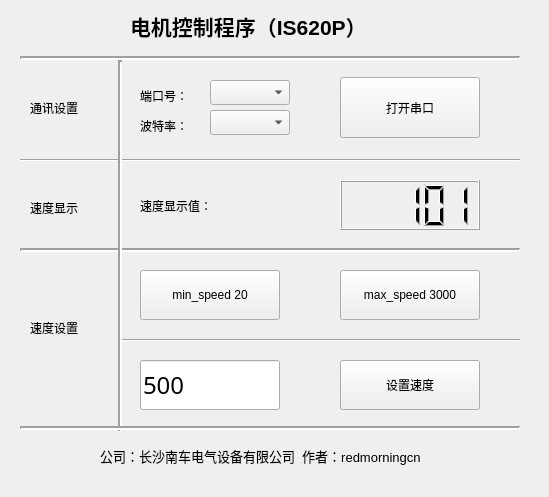
<?xml version="1.0" encoding="UTF-8"?>
<ui version="4.0">
 <class>Form</class>
 <widget class="QWidget" name="Form">
  <property name="enabled">
   <bool>true</bool>
  </property>
  <property name="geometry">
   <rect>
    <x>0</x>
    <y>0</y>
    <width>549</width>
    <height>497</height>
   </rect>
  </property>
  <property name="minimumSize">
   <size>
    <width>20</width>
    <height>20</height>
   </size>
  </property>
  <property name="focusPolicy">
   <enum>Qt::NoFocus</enum>
  </property>
  <property name="acceptDrops">
   <bool>true</bool>
  </property>
  <widget class="QComboBox" name="cb_com">
   <property name="geometry">
    <rect>
     <x>210</x>
     <y>110</y>
     <width>80</width>
     <height>25</height>
    </rect>
   </property>
  </widget>
  <widget class="QComboBox" name="cb_bund">
   <property name="geometry">
    <rect>
     <x>210</x>
     <y>80</y>
     <width>80</width>
     <height>25</height>
    </rect>
   </property>
  </widget>
  <widget class="QPushButton" name="bt_max">
   <property name="geometry">
    <rect>
     <x>340</x>
     <y>270</y>
     <width>140</width>
     <height>50</height>
    </rect>
   </property>
   <property name="text">
    <string>max_speed 3000</string>
   </property>
  </widget>
  <widget class="QPushButton" name="bt_min">
   <property name="geometry">
    <rect>
     <x>140</x>
     <y>270</y>
     <width>140</width>
     <height>50</height>
    </rect>
   </property>
   <property name="text">
    <string>min_speed 20</string>
   </property>
  </widget>
  <widget class="QLineEdit" name="le_speed">
   <property name="geometry">
    <rect>
     <x>140</x>
     <y>360</y>
     <width>140</width>
     <height>50</height>
    </rect>
   </property>
   <property name="minimumSize">
    <size>
     <width>100</width>
     <height>0</height>
    </size>
   </property>
   <property name="font">
    <font>
     <family>DigifaceWide</family>
     <pointsize>18</pointsize>
    </font>
   </property>
   <property name="text">
    <string>500</string>
   </property>
   <property name="maxLength">
    <number>3276</number>
   </property>
   <property name="dragEnabled">
    <bool>false</bool>
   </property>
  </widget>
  <widget class="QLabel" name="label_2">
   <property name="geometry">
    <rect>
     <x>30</x>
     <y>320</y>
     <width>70</width>
     <height>16</height>
    </rect>
   </property>
   <property name="text">
    <string>速度设置</string>
   </property>
  </widget>
  <widget class="QPushButton" name="bt_opencom">
   <property name="geometry">
    <rect>
     <x>340</x>
     <y>77</y>
     <width>140</width>
     <height>61</height>
    </rect>
   </property>
   <property name="text">
    <string>打开串口</string>
   </property>
  </widget>
  <widget class="QLCDNumber" name="ln_speed">
   <property name="geometry">
    <rect>
     <x>340</x>
     <y>180</y>
     <width>140</width>
     <height>50</height>
    </rect>
   </property>
   <property name="intValue" stdset="0">
    <number>101</number>
   </property>
  </widget>
  <widget class="QPushButton" name="bt_setspeed">
   <property name="enabled">
    <bool>true</bool>
   </property>
   <property name="geometry">
    <rect>
     <x>340</x>
     <y>360</y>
     <width>140</width>
     <height>50</height>
    </rect>
   </property>
   <property name="text">
    <string>设置速度</string>
   </property>
   <property name="shortcut">
    <string>Enter</string>
   </property>
  </widget>
  <widget class="QLabel" name="label">
   <property name="geometry">
    <rect>
     <x>140</x>
     <y>90</y>
     <width>70</width>
     <height>12</height>
    </rect>
   </property>
   <property name="text">
    <string>端口号：</string>
   </property>
  </widget>
  <widget class="QLabel" name="label_3">
   <property name="geometry">
    <rect>
     <x>140</x>
     <y>120</y>
     <width>70</width>
     <height>12</height>
    </rect>
   </property>
   <property name="text">
    <string>波特率：</string>
   </property>
  </widget>
  <widget class="Line" name="line_2">
   <property name="geometry">
    <rect>
     <x>20</x>
     <y>150</y>
     <width>500</width>
     <height>20</height>
    </rect>
   </property>
   <property name="orientation">
    <enum>Qt::Horizontal</enum>
   </property>
  </widget>
  <widget class="QLabel" name="label_4">
   <property name="geometry">
    <rect>
     <x>140</x>
     <y>200</y>
     <width>100</width>
     <height>12</height>
    </rect>
   </property>
   <property name="text">
    <string>速度显示值：</string>
   </property>
  </widget>
  <widget class="Line" name="line_3">
   <property name="geometry">
    <rect>
     <x>119</x>
     <y>330</y>
     <width>401</width>
     <height>20</height>
    </rect>
   </property>
   <property name="orientation">
    <enum>Qt::Horizontal</enum>
   </property>
  </widget>
  <widget class="Line" name="line">
   <property name="geometry">
    <rect>
     <x>20</x>
     <y>240</y>
     <width>500</width>
     <height>20</height>
    </rect>
   </property>
   <property name="lineWidth">
    <number>2</number>
   </property>
   <property name="orientation">
    <enum>Qt::Horizontal</enum>
   </property>
  </widget>
  <widget class="Line" name="line_4">
   <property name="geometry">
    <rect>
     <x>110</x>
     <y>60</y>
     <width>20</width>
     <height>371</height>
    </rect>
   </property>
   <property name="lineWidth">
    <number>2</number>
   </property>
   <property name="orientation">
    <enum>Qt::Vertical</enum>
   </property>
  </widget>
  <widget class="QLabel" name="label_5">
   <property name="geometry">
    <rect>
     <x>30</x>
     <y>200</y>
     <width>70</width>
     <height>16</height>
    </rect>
   </property>
   <property name="text">
    <string>速度显示</string>
   </property>
  </widget>
  <widget class="QLabel" name="label_6">
   <property name="geometry">
    <rect>
     <x>30</x>
     <y>100</y>
     <width>70</width>
     <height>16</height>
    </rect>
   </property>
   <property name="text">
    <string>通讯设置</string>
   </property>
  </widget>
  <widget class="Line" name="line_5">
   <property name="geometry">
    <rect>
     <x>20</x>
     <y>50</y>
     <width>500</width>
     <height>16</height>
    </rect>
   </property>
   <property name="lineWidth">
    <number>2</number>
   </property>
   <property name="orientation">
    <enum>Qt::Horizontal</enum>
   </property>
  </widget>
  <widget class="Line" name="line_6">
   <property name="geometry">
    <rect>
     <x>20</x>
     <y>420</y>
     <width>500</width>
     <height>16</height>
    </rect>
   </property>
   <property name="lineWidth">
    <number>2</number>
   </property>
   <property name="orientation">
    <enum>Qt::Horizontal</enum>
   </property>
  </widget>
  <widget class="QLabel" name="label_7">
   <property name="geometry">
    <rect>
     <x>130</x>
     <y>10</y>
     <width>321</width>
     <height>31</height>
    </rect>
   </property>
   <property name="font">
    <font>
     <family>Arial</family>
     <pointsize>16</pointsize>
     <weight>75</weight>
     <bold>true</bold>
    </font>
   </property>
   <property name="text">
    <string>电机控制程序（IS620P）</string>
   </property>
  </widget>
  <widget class="QLabel" name="label_8">
   <property name="geometry">
    <rect>
     <x>100</x>
     <y>440</y>
     <width>321</width>
     <height>31</height>
    </rect>
   </property>
   <property name="font">
    <font>
     <family>Arial</family>
     <pointsize>10</pointsize>
     <weight>50</weight>
     <bold>false</bold>
    </font>
   </property>
   <property name="text">
    <string>公司：长沙南车电气设备有限公司  作者：redmorningcn</string>
   </property>
  </widget>
 </widget>
 <resources/>
 <connections/>
</ui>
